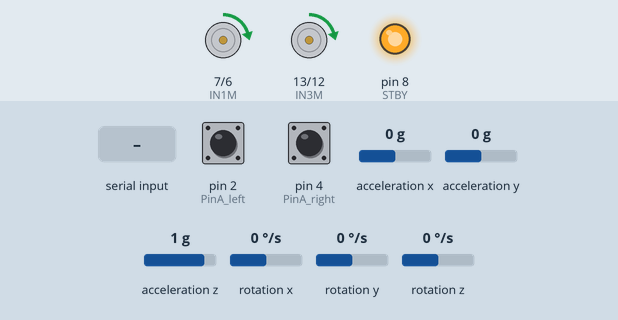
Recording of a sketch running on a simulated Arduino Uno, built with avr-gcc and run on an emulated ATmega328P. Parts: motor-driver pin pairs drawn as motors (green arrow = first pin HIGH = forward, orange = second pin HIGH = backward, longer = more drive, scaled by the enable pin, stopped while the standby pin is LOW), output pins drawn as LEDs (lit = HIGH). The inputs (shaded band) are chosen by the test bench; at power-on: acceleration y 0 g, rotation x 0 °/s, acceleration z 1 g, pin 2 (PinA_left) LOW, pin 4 (PinA_right) LOW, acceleration x 0 g, rotation y 0 °/s, rotation z 0 °/s.

Above: at 2.7 s.
2.8 s: acceleration y set to -1.4 g
At 2.93 s:
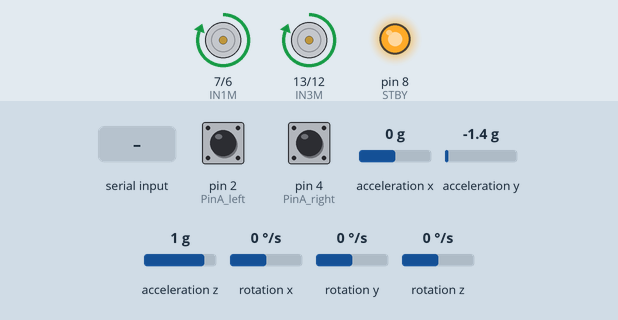
4.5 s: rotation x set to 100 °/s
7.5 s: acceleration y set to 0.8 g
At 8.0 s:
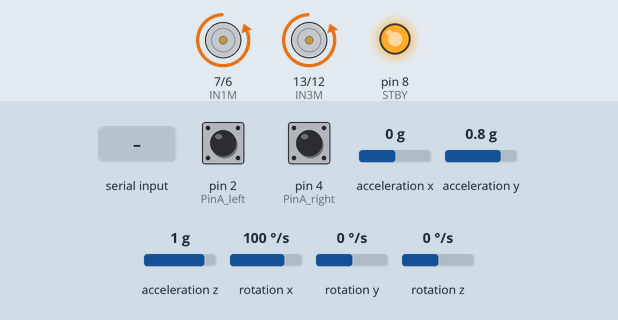
9.1 s: rotation x set to -100 °/s
At 10.4 s:
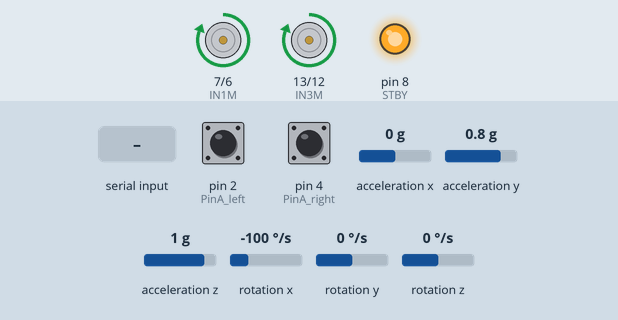
10.7 s: byte 5 (0x05) received over Serial
13.7 s: acceleration z set to 1.4 g
At 16.27 s:
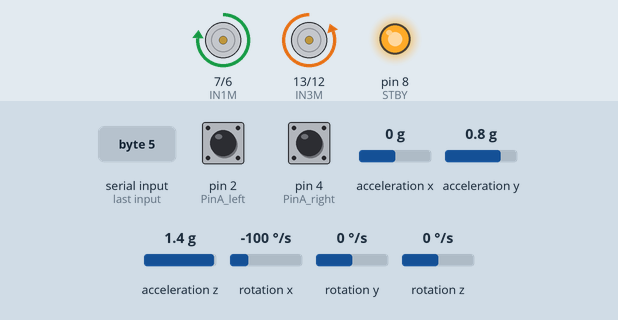
Timing chart, 0 to 17.7 s (numbered marks = the images above; inputs shaded):
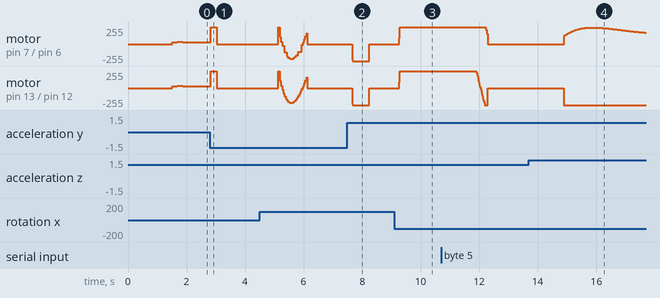

The sketch:

two_wheel_robot.ino
```cpp
#include <PinChangeInt.h>
#include <MsTimer2.h>
//利用测速码盘计数实现速度PID控制
#include <BalanceCar.h>
#include <KalmanFilter.h>
//I2Cdev、MPU6050和PID_v1类库需要事先安装在Arduino 类库文件夹下
#include "I2Cdev.h"
#include "MPU6050_6Axis_MotionApps20.h"
#include "Wire.h"

MPU6050 mpu; //实例化一个 MPU6050 对象，对象名称为 mpu
BalanceCar balancecar;
KalmanFilter kalmanfilter;
int16_t ax, ay, az, gx, gy, gz;
//TB6612FNG驱动模块控制信号
#define IN1M 7
#define IN2M 6
#define IN3M 13
#define IN4M 12
#define PWMA 9
#define PWMB 10
#define STBY 8

#define PinA_left 2  //中断0
#define PinA_right 4 //中断1


//声明自定义变量
int time;
byte inByte; //串口接收字节
int num;
double Setpoint;                               //角度DIP设定点，输入，输出
double Setpoints, Outputs = 0;                         //速度DIP设定点，输入，输出
double kp = 90, ki = 12.94, kd = 25.34;
double kp_speed = 2.46, ki_speed = 3.46, kd_speed = 0.3457;            // 需要你修改的参数
double kp_turn = 26.3, ki_turn = 0.743, kd_turn = 7.85;                 //旋转PID设定
double setp0 = 0, dpwm = 0, dl = 0; //角度平衡点，PWM差，死区，PWM1，PWM2
float value;


//********************angle data*********************//
float Q;
float Angle_ax; //由加速度计算的倾斜角度
float Angle_ay;
float K1 = 0.05; // 对加速度计取值的权重
float angle0 = 0.00; //机械平衡角
int slong;
//********************angle data*********************//

//***************Kalman_Filter*********************//
float Q_angle = 0.001, Q_gyro = 0.005; //角度数据置信度,角速度数据置信度
float R_angle = 0.5 , C_0 = 1;
float timeChange = 5; //滤波法采样时间间隔毫秒
float dt = timeChange * 0.001; //注意：dt的取值为滤波器采样时间
//***************Kalman_Filter*********************//

//*********************************************
//******************** speed count ************
//*********************************************

volatile long count_right = 0;//使用volatile lon类型是为了外部中断脉冲计数值在其他函数中使用时，确保数值有效
volatile long count_left = 0;//使用volatile lon类型是为了外部中断脉冲计数值在其他函数中使用时，确保数值有效
int speedcc = 0;

//////////////////////脉冲计算/////////////////////////
int lz = 0;
int rz = 0;
int rpluse = 0;
int lpluse = 0;

/////////////////////脉冲计算////////////////////////////

//////////////转向、旋转参数///////////////////////////////
int turncount = 0; //转向介入时间计算
float turnoutput = 0;
//////////////转向、旋转参数///////////////////////////////

//////////////蓝牙控制量///////////////////
int front = 0;//前进变量
int back = 0;//后退变量
int turnl = 0;//左转标志
int turnr = 0;//右转标志
int spinl = 0;//左旋转标志
int spinr = 0;//右旋转标志
//////////////蓝牙控制量///////////////////

//////////////////超声波速度//////////////////

int chaoshengbo = 0;
int tingzhi = 0;
int jishi = 0;

//////////////////超声波速度//////////////////


//////////////////////脉冲计算///////////////////////
void countpluse()
{

  lz = count_left;
  rz = count_right;

  count_left = 0;
  count_right = 0;

  lpluse = lz;
  rpluse = rz;

  if ((balancecar.pwm1 < 0) && (balancecar.pwm2 < 0))                     //小车运动方向判断 后退时（PWM即电机电压为负） 脉冲数为负数
  {
    rpluse = -rpluse;
    lpluse = -lpluse;
  }
  else if ((balancecar.pwm1 > 0) && (balancecar.pwm2 > 0))                 //小车运动方向判断 前进时（PWM即电机电压为正） 脉冲数为负数
  {
    rpluse = rpluse;
    lpluse = lpluse;
  }
  else if ((balancecar.pwm1 < 0) && (balancecar.pwm2 > 0))                 //小车运动方向判断 前进时（PWM即电机电压为正） 脉冲数为负数
  {
    rpluse = rpluse;
    lpluse = -lpluse;
  }
  else if ((balancecar.pwm1 > 0) && (balancecar.pwm2 < 0))               //小车运动方向判断 左旋转 右脉冲数为负数 左脉冲数为正数
  {
    rpluse = -rpluse;
    lpluse = lpluse;
  }

  //提起判断
  balancecar.stopr += rpluse;
  balancecar.stopl += lpluse;

  //每5ms进入中断时，脉冲数叠加
  balancecar.pulseright += rpluse;
  balancecar.pulseleft += lpluse;

}
////////////////////脉冲计算///////////////////////


//////////////////角度PD////////////////////
void angleout()
{
  balancecar.angleoutput = kp * (kalmanfilter.angle + angle0) + kd * kalmanfilter.Gyro_x;//PD 角度环控制
}
//////////////////角度PD////////////////////

//////////////////////////////////////////////////////////
//////////////////中断定时 5ms定时中断////////////////////
/////////////////////////////////////////////////////////
void inter()
{
  sei();
  countpluse();                                     //脉冲叠加子函数
  mpu.getMotion6(&ax, &ay, &az, &gx, &gy, &gz);     //IIC获取MPU6050六轴数据 ax ay az gx gy gz
  kalmanfilter.Angletest(ax, ay, az, gx, gy, gz, dt, Q_angle, Q_gyro,R_angle,C_0,K1);                                      //获取angle 角度和卡曼滤波
  angleout();                                       //角度环 PD控制

  speedcc++;
  if (speedcc >= 8)                                //50ms进入速度环控制
  {
    Outputs = balancecar.speedpiout(kp_speed,ki_speed,kd_speed,front,back,setp0);
    speedcc = 0;
  }
    turncount++;
  if (turncount > 2)                                //10ms进入旋转控制
  {
    turnoutput = balancecar.turnspin(turnl,turnr,spinl,spinr,kp_turn,kd_turn,kalmanfilter.Gyro_z);                                    //旋转子函数
    turncount = 0;
  }
  balancecar.posture++;
  balancecar.pwma(Outputs,turnoutput,kalmanfilter.angle,kalmanfilter.angle6,turnl,turnr,spinl,spinr,front,back,kalmanfilter.accelz,IN1M,IN2M,IN3M,IN4M,PWMA,PWMB);                                            //小车总PWM输出
}
//////////////////////////////////////////////////////////
//////////////////中断定时 5ms定时中断///////////////////
/////////////////////////////////////////////////////////


// ===    初始设置     ===
void setup() {
  // TB6612FNGN驱动模块控制信号初始化
  pinMode(IN1M, OUTPUT);                         //控制电机1的方向，01为正转，10为反转
  pinMode(IN2M, OUTPUT);
  pinMode(IN3M, OUTPUT);                        //控制电机2的方向，01为正转，10为反转
  pinMode(IN4M, OUTPUT);
  pinMode(PWMA, OUTPUT);                        //左电机PWM
  pinMode(PWMB, OUTPUT);                        //右电机PWM
  pinMode(STBY, OUTPUT);                        //TB6612FNG使能


  //初始化电机驱动模块
  digitalWrite(IN1M, 0);
  digitalWrite(IN2M, 1);
  digitalWrite(IN3M, 1);
  digitalWrite(IN4M, 0);
  digitalWrite(STBY, 1);
  analogWrite(PWMA, 0);
  analogWrite(PWMB, 0);

  pinMode(PinA_left, INPUT);  //测速码盘输入
  pinMode(PinA_right, INPUT);

  // 加入I2C总线
  Wire.begin();                            //加入 I2C 总线序列
  Serial.begin(9600);                       //开启串口，设置波特率为 9600
  delay(1500);
  mpu.initialize();                       //初始化MPU6050
  delay(2);
 //5ms定时中断设置  使用timer2    注意：使用timer2会对pin3 pin11的PWM输出有影响，因为PWM使用的是定时器控制占空比，所以在使用timer的时候要注意查看对应timer的pin口。
  MsTimer2::set(5, inter);
  MsTimer2::start();

}

////////////////////////bluetooth//////////////////////
void kongzhi()
{
  while (Serial.available())                                    //等待蓝牙数据
    switch (Serial.read())                                      //读取蓝牙数据
    {
      case 0x01: front = 500;   break;
      case 0x02: back = -500;   break;
      case 0x03: turnl = 1;   break;                          //左转
      case 0x04: turnr = 1;   break;                          //右转
      case 0x05: spinl = 1;   break;                       //左旋转
      case 0x06: spinr = 1;   break;                       //右旋转
      case 0x07: turnl = 0; turnr = 0;  front = 0; back = 0; spinl = 0; spinr = 0;  break;                    //确保按键松开后为停车操作
      case 0x08: spinl = 0; spinr = 0;  front = 0; back = 0;  turnl = 0; turnr = 0;  break;                  //确保按键松开后为停车操作
      case 0x09: front = 0; back = 0; turnl = 0; turnr = 0; spinl = 0; spinr = 0; turnoutput = 0; break;      // 确保按键松开后为停车操作
      default: front = 0; back = 0; turnl = 0; turnr = 0; spinl = 0; spinr = 0; turnoutput = 0; break;
    }
}


////////////////////////////////////////turn//////////////////////////////////


// ===       主循环程序体       ===
void loop() {

  //主函数中循环检测及叠加脉冲 测定小车车速  使用电平改变既进入脉冲叠加 增加电机的脉冲数，保证小车的精确度。
  attachInterrupt(0, Code_left, CHANGE);
  attachPinChangeInterrupt(PinA_right, Code_right, CHANGE);
  //蓝牙控制
  kongzhi();
}

////////////////////////////////////////pwm///////////////////////////////////


//////////////////////////脉冲中断计算/////////////////////////////////////

void Code_left() {

  count_left ++;

} //左测速码盘计数


void Code_right() {

  count_right ++;

} //右测速码盘计数

//////////////////////////脉冲中断计算/////////////////////////////////////
```

Measured:
- after the input at 2.8 s, motor on pin 7 (IN1M) / pin 6 (IN2M), motor on pin 13 (IN3M) / pin 12 (IN4M): forward 25/255 → forward 255/255 at once, → stopped 0.22 s later
- after the input at 7.5 s, motor on pin 7 (IN1M) / pin 6 (IN2M), motor on pin 13 (IN3M) / pin 12 (IN4M): stopped → backward 255/255 after 0.16 s, → stopped 0.59 s later
- after the input at 9.1 s, motor on pin 7 (IN1M) / pin 6 (IN2M), motor on pin 13 (IN3M) / pin 12 (IN4M): stopped → forward 255/255 after 0.16 s
- after the input at 13.7 s, motor on pin 7 (IN1M) / pin 6 (IN2M): rises from stopped to forward 247/255 in 0.90 s, then falls to forward 171/255 in 1.9 s; motor on pin 13 (IN3M) / pin 12 (IN4M): stopped → backward 255/255 after 1.2 s
- by itself, motor on pin 7 (IN1M) / pin 6 (IN2M), motor on pin 13 (IN3M) / pin 12 (IN4M): rises from stopped to forward 31/255 in 0.16 s, then falls to forward 25/255 in 0.84 s
